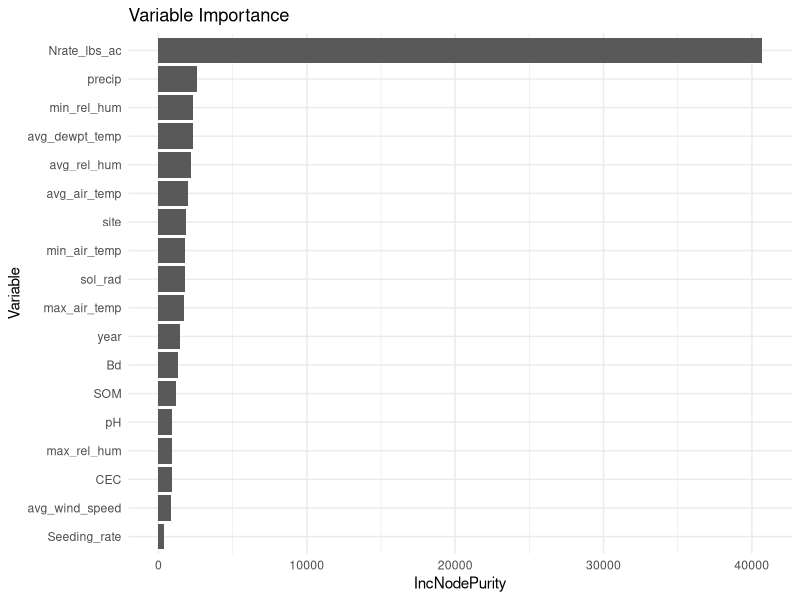
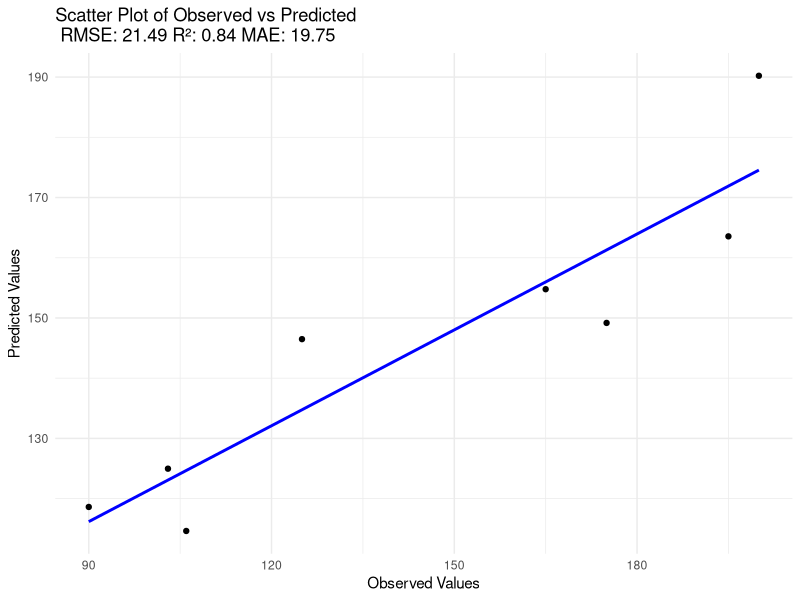
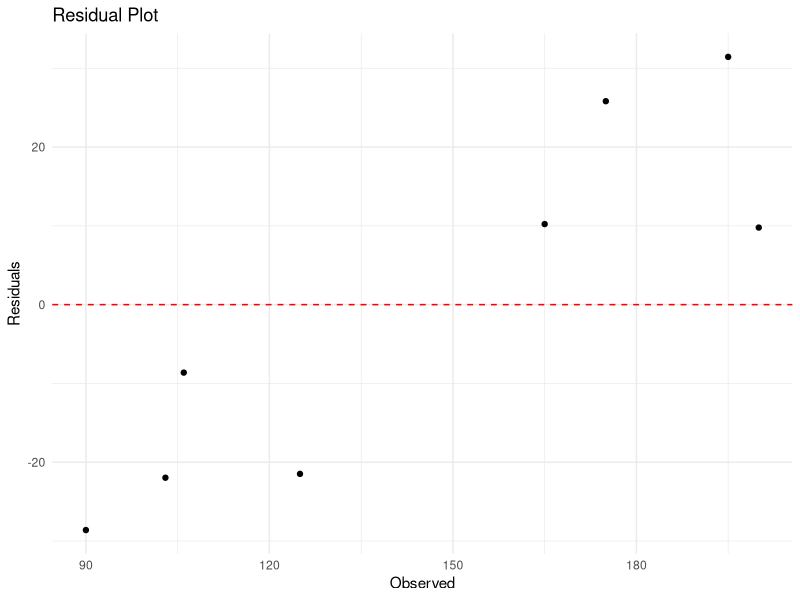
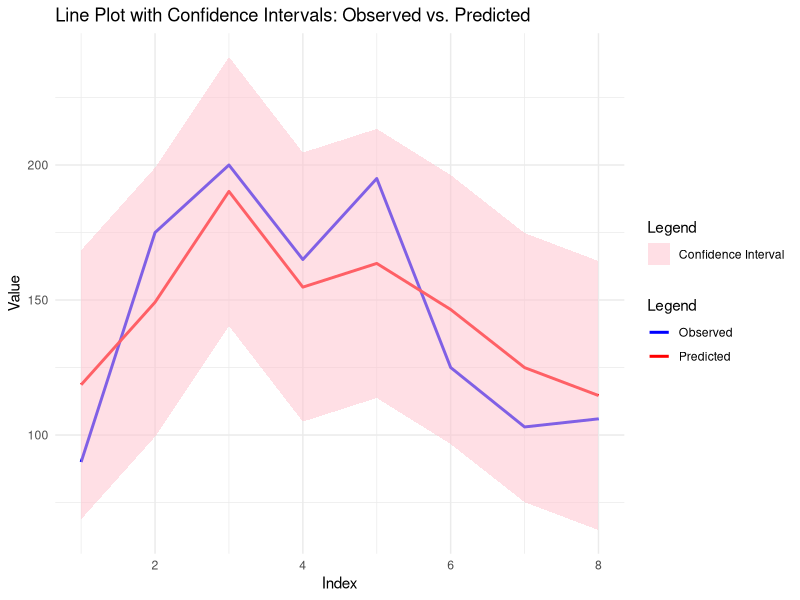

R code for these plots, in order:
# Data cleaning and processing --------------------------------------------
library(readxl)
library(dplyr)

# Reading the data set
data.1 <- read_excel("Github_CSV_example.xlsx")

# Display the structure of the new dataframe
str(data.1)
df<-data.1

# Function to calculate Z-scores and filter outliers
filter_outliers <- function(data, column_name, threshold = 2) {
  data <- data.1 %>%
    group_by(site) %>%
    mutate(Z_score = (get(column_name) - mean(get(column_name), na.rm = TRUE)) / sd(get(column_name), na.rm = TRUE)) %>%
    ungroup()
  
  # Identify outliers
  outliers <- data %>%
    filter(Z_score > threshold | Z_score < -threshold)
  
  # Filter out outliers
  filtered_data <- data %>%
    filter(Z_score <= threshold & Z_score >= -threshold)
  
  return(list(filtered_data = filtered_data, outliers = outliers))
}

library(dplyr)

# Apply the function to your data
result <- filter_outliers(data, "Yield_bu_ac")

# Extract filtered data and outliers
filtered_data <- result$filtered_data
outliers <- result$outliers

df<-filtered_data


#Create a subset of the dataset to remove and add variables from dataset
library(dplyr)

# Define the required columns
required_columns <- c("site", "year", "Nrate_lbs_ac", "Yield_bu_ac", 
                      "SOM", "Seeding_rate", "pH", "CEC", "Bd", "avg_wind_speed", 
                      "sol_rad", "max_air_temp", "min_air_temp", "avg_air_temp", 
                      "max_rel_hum", "min_rel_hum", "avg_rel_hum", 
                      "avg_dewpt_temp", "precip")

# Create the new dataframe with the required columns
subset_df <- df %>% 
  select(all_of(required_columns))

# Convert relevant columns to numeric
# Here, assuming 'site' is a factor and 'year' is integer, and the rest should be numeric
subset_df <- subset_df %>%
  mutate(across(c(Nrate_lbs_ac, Yield_bu_ac, SOM, Seeding_rate, pH, CEC, Bd, avg_wind_speed, 
                  sol_rad, max_air_temp, min_air_temp, avg_air_temp, max_rel_hum, min_rel_hum, 
                  avg_rel_hum, avg_dewpt_temp, precip), as.numeric))

# Print the structure of the new dataframe
str(subset_df)

# Optionally, print the new dataframe to see the first few rows
print(head(subset_df))




# Training and Testing Data sets ------------------------------------------

# Load the 'caret' package
library(caret)

#80% training and 20% Testing
train_idx <- createDataPartition(subset_df$Yield_bu_ac, p = 0.8, list = FALSE)
train_data <- subset_df[train_idx, ]
test_data <- subset_df[-train_idx, ]


# Check sizes of training and testing datasets
cat("Size of training data:", nrow(train_data), "\n")
cat("Size of testing data:", nrow(test_data), "\n")


# Check which columns have NA values in train_data
na_columns_train <- sapply(train_data, function(x) any(is.na(x)))

# Check which columns have NA values in test_data
na_columns_test <- sapply(test_data, function(x) any(is.na(x)))

# Identify critical columns that have NA values in either train_data or test_data
critical_columns <- names(which(na_columns_train | na_columns_test))

# Print critical columns
print(critical_columns)

# Remove rows with NA values in the specified columns for train_data
train_data_clean <- train_data[complete.cases(train_data[, critical_columns]), ]

# Remove rows with NA values in the specified columns for test_data
test_data_clean <- test_data[complete.cases(test_data[, critical_columns]), ]

# Print the cleaned datasets to verify
print(head(train_data_clean))
print(head(test_data_clean))


# Check if any missing values are left
train_data_clean<-train_data
test_data_clean<-test_data
summary(train_data_clean)
summary(test_data_clean)


# RF model ----------------------------------------------------------------

# Load necessary libraries
library(randomForest)

str(train_data_clean)

# Fit the random forest model using the training data
rf_model <- randomForest(Yield_bu_ac ~ ., data = train_data_clean, ntree = 300)

# Get predictions from the model using both training and test data
train_predictions <- predict(rf_model, newdata = train_data_clean)
test_predictions <- predict(rf_model, newdata = test_data_clean)

# Extract observed values from the cleaned data
train_observed <- train_data_clean$Yield_bu_ac
test_observed <- test_data_clean$Yield_bu_ac

# Remove NA values for accurate calculations
valid_train_indices <- !is.na(train_predictions) & !is.na(train_observed)
valid_test_indices <- !is.na(test_predictions) & !is.na(test_observed)

train_predictions <- train_predictions[valid_train_indices]
train_observed <- train_observed[valid_train_indices]
test_predictions <- test_predictions[valid_test_indices]
test_observed <- test_observed[valid_test_indices]

# Calculate MAE for both training and test data
train_mae <- mean(abs(train_observed - train_predictions))
test_mae <- mean(abs(test_observed - test_predictions))

# Calculate RMSE for both training and test data
train_rmse <- sqrt(mean((train_observed - train_predictions)^2))
test_rmse <- sqrt(mean((test_observed - test_predictions)^2))

# Calculate R-squared (R²) for both training and test data
train_r_squared <- cor(train_observed, train_predictions)^2
test_r_squared <- cor(test_observed, test_predictions)^2

# Print the calculated metrics
cat("Training Mean Absolute Error (MAE):", round(train_mae, 2), "\n")
cat("Test Mean Absolute Error (MAE):", round(test_mae, 2), "\n")
cat("Training Root Mean Squared Error (RMSE):", round(train_rmse, 2), "\n")
cat("Test Root Mean Squared Error (RMSE):", round(test_rmse, 2), "\n")
cat("Training R-squared (R²):", round(train_r_squared, 2), "\n")
cat("Test R-squared (R²):", round(test_r_squared, 2), "\n")


# Create a data frame with the metrics
metrics_df <- data.frame(
  Metric = c("Mean Absolute Error (MAE)", "Root Mean Squared Error (RMSE)", "R-squared (R²)"),
  Training = c(round(train_mae, 2), round(train_rmse, 2), round(train_r_squared, 2)),
  Test = c(round(test_mae, 2), round(test_rmse, 2), round(test_r_squared, 2))
)

# Print the metrics as a table
print(knitr::kable(metrics_df, caption = "Model Performance Metrics"))




#Produce Prediction ------------------------------------------

data.2<- read_excel("Prediction_information.xlsx")

# Random Forest (RF) model prediction for 2023
rf_prediction <- predict(rf_model,data.2)

# Assuming 'data.2' has columns 'site' and 'Nrate_lbs_ac'
# Adding a column for predictions
data.2$Prediction <- rf_prediction

# Select only the relevant columns for display
prediction_results <- data.2 %>%
  select(site, Nrate_lbs_ac, Prediction)

# Display the prediction results
print(prediction_results,n=42)


# VIP plots ---------------------------------------------------------------

# Extract variable importance
importance_values <- importance(rf_model)
print(importance_values)

# Load necessary libraries
library(randomForest)
library(ggplot2)

# Assuming you have the trained random forest model 'rf_model'
# Extract variable importance
importance_values <- importance(rf_model)

# Convert importance values to a data frame
importance_df <- as.data.frame(importance_values)

# Add variable names as a new column
importance_df$Variable <- rownames(importance_df)

# Sort the data frame by IncNodePurity
importance_df <- importance_df[order(importance_df$IncNodePurity, decreasing = TRUE), ]

# Create a bar plot of variable importance
importance_plot <- ggplot(importance_df, aes(x = reorder(Variable, IncNodePurity), y = IncNodePurity)) +
  geom_bar(stat = "identity") +
  coord_flip() +
  labs(x = "Variable", y = "IncNodePurity", title = "Variable Importance") +
  theme_minimal()

# Display the plot
print(importance_plot)




# Plot scater with rmse, r2 and mae ---------------------------------------

# Assuming you have the observed (actual) values 'observed_values_clean' and predicted values 'predicted_values'

# Load the necessary library
library(ggplot2)

# Create a data frame for the plot
plot_data <- data.frame(Observed = test_observed, Predicted = test_predictions)

# Create scatter plot
scatter_plot <- ggplot(plot_data, aes(x = Observed, y = Predicted)) +
  geom_point() +
  geom_smooth(method = "lm", se = FALSE, color = "blue") +
  labs(x = "Observed Values", y = "Predicted Values",
       title = paste("Scatter Plot of Observed vs Predicted\n",
                     "RMSE:", round(test_rmse, 2),
                     "R²:", round(test_r_squared, 2),
                     "MAE:", round(test_mae, 2))) +
  theme_minimal()

# Display the plot
print(scatter_plot)


# Plot Residuals ----------------------------------------------------------


# Create the residuals
residuals <- test_observed - test_predictions

# Create the residual plot
residual_plot <- ggplot(data.frame(Observed = test_observed, Residuals = residuals), aes(x = Observed, y = Residuals)) +
  geom_point() +
  geom_hline(yintercept = 0, color = "red", linetype = "dashed") +
  labs(x = "Observed", y = "Residuals", title = "Residual Plot") +
  theme_minimal()

# Display the residual plot
print(residual_plot)



# Plot Confidence Intervals  ----------------------------------------------

library(ggplot2)

# Create the line plot with confidence intervals
line_plot <- ggplot(plot_data, aes(x = 1:length(Observed))) +
  geom_line(aes(y = Observed, color = "Observed"), size = 1) +
  geom_line(aes(y = Predicted, color = "Predicted"), size = 1) +
  geom_ribbon(aes(ymin = Predicted - 1.96 * sd(Predicted), ymax = Predicted + 1.96 * sd(Predicted), fill = "Confidence Interval"),
              alpha = 0.5) +
  labs(x = "Index", y = "Value", title = "Line Plot with Confidence Intervals: Observed vs. Predicted") +
  scale_color_manual(name = "Legend", values = c("Observed" = "blue", "Predicted" = "red")) +
  scale_fill_manual(name = "Legend", values = c("Confidence Interval" = "pink")) +
  theme_minimal()

# Display the line plot with confidence intervals
print(line_plot)


